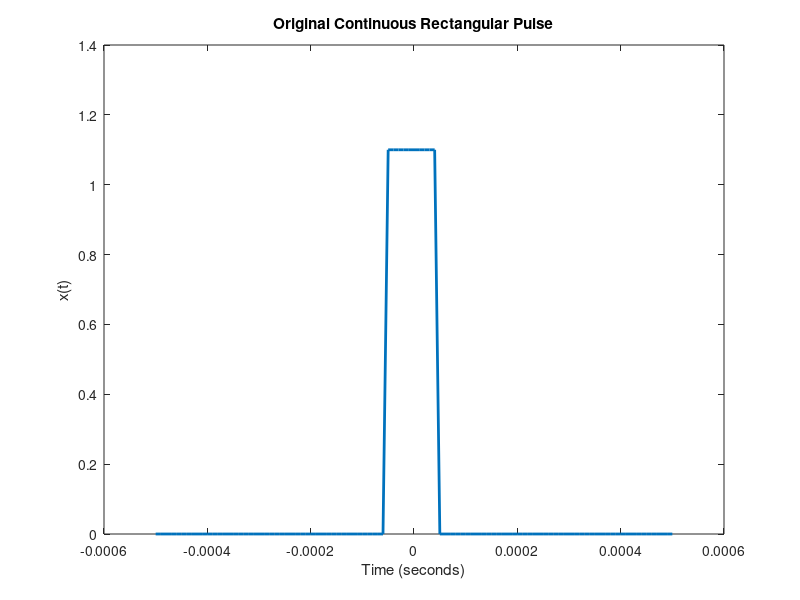
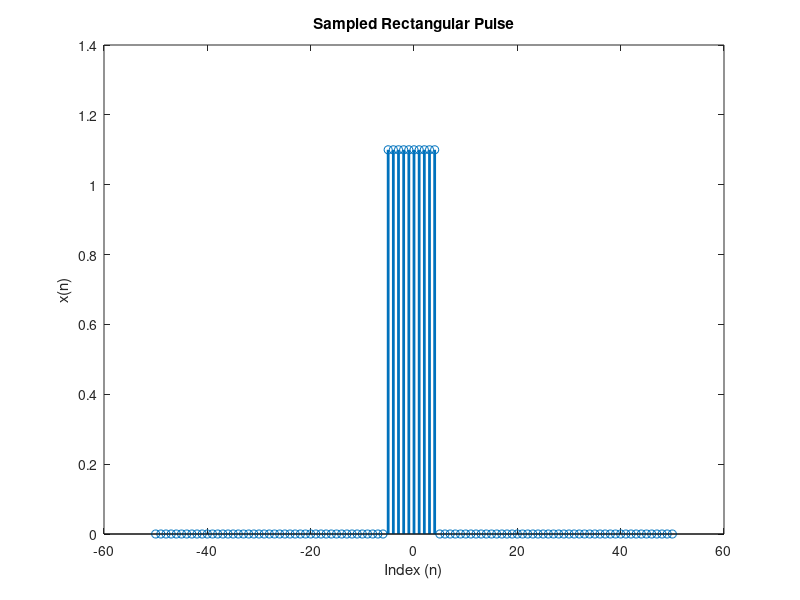

Write the MATLAB code that produced these figures, in order. (Note: this script raises an error after producing the figures.)
clc;
clear all;
close all;

% Here we'll compute DTFS of a periodic rectangular pulse
% So, first we'll need to generate the rectangular pulse

Fs = 100e3;       %Sampling frequency
dt = 1/Fs;        %Sampling period

% Generating the rectangular pulse train

T = 1e-3;                     %Period of the pulse train
D = .1;                       %duty cycle
PW = D*T;                     %Pulse width
f = 1/T;                      %Analog frequency
t = -T/2:dt:T/2;              %Time interval for a period

n = t/dt;                     %Index for data points for a period
L = PW/dt;                    %Data points in the high time
x = zeros(1,length(t));       %Initializing a single rectangular pulse 
x(find(abs(n)<=L/2))=1.1;   %Generation of a single rectangular pulse

% Visualizing the rectangular pulse
figure(1)
plot(t,x, 'Linewidth', 2);
title('Original Continuous Rectangular Pulse');
xlabel('Time (seconds)');
ylabel('x(t)');
figure(2)
stem (n,x, 'Linewidth', 2);
title('Sampled Rectangular Pulse');
xlabel('Index (n)');
ylabel('x(n)');

%% Fourier Series Analysis
N = length(x); % no. of data points
m1 = 0.5; % number of periods to be observed of cks
m2 = 1; % number of periods to be observed of cks
m2 = 3; % number of periods to be observed of cks

[k1, c1] = dtfs_analysis(m1, n, x);
[k2, c2] = dtfs_analysis(m2, n, x);
[k3, c3] = dtfs_analysis(m3, n, x);

figure (3)
subplot(411)
stem(k1, abs(c1), 'Linewidth', 2); 
title('Fourier Series Coefficients');
ylabel('|Ck|'); xlabel('k');
subplot(412)
stem(k1, angle(c1)*180/pi, 'Linewidth', 2);
ylabel('Angle Ck (degrees)'); xlabel('k');

subplot(413)
stem(k2, abs(c2), 'Linewidth', 2); 
title('Fourier Series Coefficients');
ylabel('|Ck|'); xlabel('k');
subplot(414)
stem(k2, angle(c2)*180/pi, 'Linewidth', 2);
ylabel('Angle Ck (degrees)'); xlabel('k');

%% Reconstruction of signal from Fourier coefficients

t_remax = T/2; % Maximum time upto which the original...
                ... signal will be reconstructed
t_re = -t_remax:dt:t_remax; % time axis for reconstructed signal
n_re = t_re/dt; % index vector for the reconstructed signal

x_re = zeros(1, length(n_re)); % initializing the reconstructed signal

% To compute x_re, we need to compute the sum:
% x[n] = sum (ck*exp(j*2*pi*kn/N)) from k = 0 to N-1
% for each n

for i1 = 1:length(k)
    for i2 = 1:length(x_re)
        x_re(i2) = x_re(i2)+c(i1)*exp(1i*2*pi*k(i1)*n_re(i2)/N); 
    end
end

figure(4)
subplot(211)
stem(n_re, real(x_re), 'Linewidth', 2); xlabel('n');
title('Reconstructed Signal');
subplot(212)
plot(t_re, real(x_re), 'Linewidth', 2); ylabel('t');
title('Reconstructed Signal');






